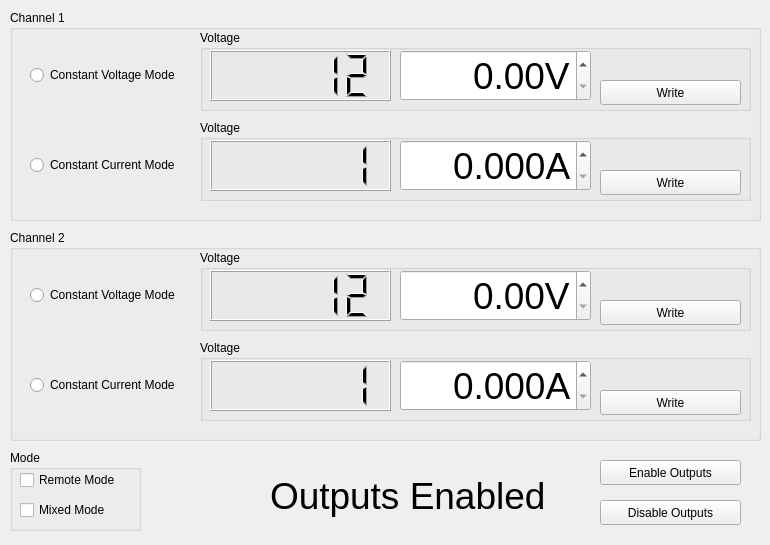
    <widget class="QWidget" name="tab">
     <attribute name="title">
      <string>Hameg</string>
     </attribute>
     <widget class="QGroupBox" name="groupBox_7">
      <property name="geometry">
       <rect>
        <x>10</x>
        <y>10</y>
        <width>751</width>
        <height>211</height>
       </rect>
      </property>
      <property name="title">
       <string>Channel 1</string>
      </property>
      <widget class="QGroupBox" name="groupBox_8">
       <property name="geometry">
        <rect>
         <x>190</x>
         <y>20</y>
         <width>551</width>
         <height>81</height>
        </rect>
       </property>
       <property name="title">
        <string>Voltage</string>
       </property>
       <widget class="QLCDNumber" name="HamegU1Display">
        <property name="geometry">
         <rect>
          <x>10</x>
          <y>20</y>
          <width>181</width>
          <height>51</height>
         </rect>
        </property>
        <property name="smallDecimalPoint">
         <bool>true</bool>
        </property>
        <property name="numDigits">
         <number>5</number>
        </property>
        <property name="segmentStyle">
         <enum>QLCDNumber::Filled</enum>
        </property>
        <property name="value" stdset="0">
         <double>12.000000000000000</double>
        </property>
        <property name="intValue" stdset="0">
         <number>12</number>
        </property>
       </widget>
       <widget class="QDoubleSpinBox" name="HamegU1Control">
        <property name="geometry">
         <rect>
          <x>200</x>
          <y>20</y>
          <width>191</width>
          <height>51</height>
         </rect>
        </property>
        <property name="font">
         <font>
          <pointsize>28</pointsize>
          <weight>50</weight>
          <bold>false</bold>
          <kerning>true</kerning>
         </font>
        </property>
        <property name="alignment">
         <set>Qt::AlignRight|Qt::AlignTrailing|Qt::AlignVCenter</set>
        </property>
        <property name="suffix">
         <string>V</string>
        </property>
        <property name="maximum">
         <double>30.000000000000000</double>
        </property>
        <property name="singleStep">
         <double>0.100000000000000</double>
        </property>
       </widget>
       <widget class="QPushButton" name="HamegU1Write">
        <property name="geometry">
         <rect>
          <x>400</x>
          <y>50</y>
          <width>141</width>
          <height>25</height>
         </rect>
        </property>
        <property name="text">
         <string>Write</string>
        </property>
       </widget>
      </widget>
      <widget class="QRadioButton" name="HamegCVMode1">
       <property name="enabled">
        <bool>true</bool>
       </property>
       <property name="geometry">
        <rect>
         <x>20</x>
         <y>50</y>
         <width>161</width>
         <height>30</height>
        </rect>
       </property>
       <property name="autoFillBackground">
        <bool>false</bool>
       </property>
       <property name="styleSheet">
        <string/>
       </property>
       <property name="text">
        <string>Constant Voltage Mode</string>
       </property>
       <property name="iconSize">
        <size>
         <width>16</width>
         <height>16</height>
        </size>
       </property>
       <property name="checkable">
        <bool>true</bool>
       </property>
      </widget>
      <widget class="QRadioButton" name="HamegCCMode1">
       <property name="enabled">
        <bool>true</bool>
       </property>
       <property name="geometry">
        <rect>
         <x>20</x>
         <y>140</y>
         <width>161</width>
         <height>30</height>
        </rect>
       </property>
       <property name="text">
        <string>Constant Current Mode</string>
       </property>
       <property name="checkable">
        <bool>true</bool>
       </property>
      </widget>
      <widget class="QGroupBox" name="groupBox_11">
       <property name="geometry">
        <rect>
         <x>190</x>
         <y>110</y>
         <width>551</width>
         <height>81</height>
        </rect>
       </property>
       <property name="title">
        <string>Voltage</string>
       </property>
       <widget class="QLCDNumber" name="HamegI1Display">
        <property name="geometry">
         <rect>
          <x>10</x>
          <y>20</y>
          <width>181</width>
          <height>51</height>
         </rect>
        </property>
        <property name="smallDecimalPoint">
         <bool>true</bool>
        </property>
        <property name="numDigits">
         <number>5</number>
        </property>
        <property name="segmentStyle">
         <enum>QLCDNumber::Filled</enum>
        </property>
        <property name="value" stdset="0">
         <double>1.000000000000000</double>
        </property>
        <property name="intValue" stdset="0">
         <number>1</number>
        </property>
       </widget>
       <widget class="QDoubleSpinBox" name="HamegI1Control">
        <property name="geometry">
         <rect>
          <x>200</x>
          <y>20</y>
          <width>191</width>
          <height>51</height>
         </rect>
        </property>
        <property name="font">
         <font>
          <pointsize>28</pointsize>
          <weight>50</weight>
          <bold>false</bold>
          <kerning>true</kerning>
         </font>
        </property>
        <property name="alignment">
         <set>Qt::AlignRight|Qt::AlignTrailing|Qt::AlignVCenter</set>
        </property>
        <property name="suffix">
         <string>A</string>
        </property>
        <property name="decimals">
         <number>3</number>
        </property>
        <property name="maximum">
         <double>2.000000000000000</double>
        </property>
        <property name="singleStep">
         <double>0.010000000000000</double>
        </property>
       </widget>
       <widget class="QPushButton" name="HamegI1Write">
        <property name="geometry">
         <rect>
          <x>400</x>
          <y>50</y>
          <width>141</width>
          <height>25</height>
         </rect>
        </property>
        <property name="text">
         <string>Write</string>
        </property>
       </widget>
      </widget>
     </widget>
     <widget class="QGroupBox" name="groupBox_9">
      <property name="geometry">
       <rect>
        <x>10</x>
        <y>230</y>
        <width>751</width>
        <height>211</height>
       </rect>
      </property>
      <property name="title">
       <string>Channel 2</string>
      </property>
      <widget class="QGroupBox" name="groupBox_10">
       <property name="geometry">
        <rect>
         <x>190</x>
         <y>20</y>
         <width>551</width>
         <height>81</height>
        </rect>
       </property>
       <property name="title">
        <string>Voltage</string>
       </property>
       <widget class="QLCDNumber" name="HamegU2Display">
        <property name="geometry">
         <rect>
          <x>10</x>
          <y>20</y>
          <width>181</width>
          <height>51</height>
         </rect>
        </property>
        <property name="smallDecimalPoint">
         <bool>true</bool>
        </property>
        <property name="numDigits">
         <number>5</number>
        </property>
        <property name="segmentStyle">
         <enum>QLCDNumber::Filled</enum>
        </property>
        <property name="value" stdset="0">
         <double>12.000000000000000</double>
        </property>
        <property name="intValue" stdset="0">
         <number>12</number>
        </property>
       </widget>
       <widget class="QDoubleSpinBox" name="HamegU2Control">
        <property name="geometry">
         <rect>
          <x>200</x>
          <y>20</y>
          <width>191</width>
          <height>51</height>
         </rect>
        </property>
        <property name="font">
         <font>
          <pointsize>28</pointsize>
          <weight>50</weight>
          <bold>false</bold>
          <kerning>true</kerning>
         </font>
        </property>
        <property name="alignment">
         <set>Qt::AlignRight|Qt::AlignTrailing|Qt::AlignVCenter</set>
        </property>
        <property name="suffix">
         <string>V</string>
        </property>
        <property name="maximum">
         <double>30.000000000000000</double>
        </property>
        <property name="singleStep">
         <double>0.100000000000000</double>
        </property>
       </widget>
       <widget class="QPushButton" name="HamegU2Write">
        <property name="geometry">
         <rect>
          <x>400</x>
          <y>50</y>
          <width>141</width>
          <height>25</height>
         </rect>
        </property>
        <property name="text">
         <string>Write</string>
        </property>
       </widget>
      </widget>
      <widget class="QRadioButton" name="HamegCVMode2">
       <property name="enabled">
        <bool>true</bool>
       </property>
       <property name="geometry">
        <rect>
         <x>20</x>
         <y>50</y>
         <width>161</width>
         <height>30</height>
        </rect>
       </property>
       <property name="text">
        <string>Constant Voltage Mode</string>
       </property>
       <property name="checkable">
        <bool>true</bool>
       </property>
      </widget>
      <widget class="QRadioButton" name="HamegCCMode2">
       <property name="enabled">
        <bool>true</bool>
       </property>
       <property name="geometry">
        <rect>
         <x>20</x>
         <y>140</y>
         <width>161</width>
         <height>30</height>
        </rect>
       </property>
       <property name="text">
        <string>Constant Current Mode</string>
       </property>
       <property name="checkable">
        <bool>true</bool>
       </property>
      </widget>
      <widget class="QGroupBox" name="groupBox_12">
       <property name="geometry">
        <rect>
         <x>190</x>
         <y>110</y>
         <width>551</width>
         <height>81</height>
        </rect>
       </property>
       <property name="title">
        <string>Voltage</string>
       </property>
       <widget class="QLCDNumber" name="HamegI2Display">
        <property name="geometry">
         <rect>
          <x>10</x>
          <y>20</y>
          <width>181</width>
          <height>51</height>
         </rect>
        </property>
        <property name="smallDecimalPoint">
         <bool>true</bool>
        </property>
        <property name="numDigits">
         <number>5</number>
        </property>
        <property name="segmentStyle">
         <enum>QLCDNumber::Filled</enum>
        </property>
        <property name="value" stdset="0">
         <double>1.000000000000000</double>
        </property>
        <property name="intValue" stdset="0">
         <number>1</number>
        </property>
       </widget>
       <widget class="QDoubleSpinBox" name="HamegI2Control">
        <property name="geometry">
         <rect>
          <x>200</x>
          <y>20</y>
          <width>191</width>
          <height>51</height>
         </rect>
        </property>
        <property name="font">
         <font>
          <pointsize>28</pointsize>
          <weight>50</weight>
          <bold>false</bold>
          <kerning>true</kerning>
         </font>
        </property>
        <property name="alignment">
         <set>Qt::AlignRight|Qt::AlignTrailing|Qt::AlignVCenter</set>
        </property>
        <property name="suffix">
         <string>A</string>
        </property>
        <property name="decimals">
         <number>3</number>
        </property>
        <property name="maximum">
         <double>2.000000000000000</double>
        </property>
        <property name="singleStep">
         <double>0.010000000000000</double>
        </property>
       </widget>
       <widget class="QPushButton" name="HamegI2Write">
        <property name="geometry">
         <rect>
          <x>400</x>
          <y>50</y>
          <width>141</width>
          <height>25</height>
         </rect>
        </property>
        <property name="text">
         <string>Write</string>
        </property>
       </widget>
      </widget>
     </widget>
     <widget class="QGroupBox" name="groupBox_13">
      <property name="geometry">
       <rect>
        <x>10</x>
        <y>450</y>
        <width>131</width>
        <height>81</height>
       </rect>
      </property>
      <property name="title">
       <string>Mode</string>
      </property>
      <widget class="QCheckBox" name="HamegRemoteModeCheck">
       <property name="geometry">
        <rect>
         <x>10</x>
         <y>20</y>
         <width>111</width>
         <height>20</height>
        </rect>
       </property>
       <property name="text">
        <string>Remote Mode</string>
       </property>
      </widget>
      <widget class="QCheckBox" name="HamegMixedModeCheck">
       <property name="geometry">
        <rect>
         <x>10</x>
         <y>50</y>
         <width>111</width>
         <height>20</height>
        </rect>
       </property>
       <property name="text">
        <string>Mixed Mode</string>
       </property>
      </widget>
     </widget>
     <widget class="QPushButton" name="HamegEnable">
      <property name="geometry">
       <rect>
        <x>600</x>
        <y>460</y>
        <width>141</width>
        <height>25</height>
       </rect>
      </property>
      <property name="text">
       <string>Enable Outputs</string>
      </property>
     </widget>
     <widget class="QPushButton" name="HamegDisable">
      <property name="geometry">
       <rect>
        <x>600</x>
        <y>500</y>
        <width>141</width>
        <height>25</height>
       </rect>
      </property>
      <property name="text">
       <string>Disable Outputs</string>
      </property>
     </widget>
     <widget class="QLabel" name="HamegOutputStatus">
      <property name="geometry">
       <rect>
        <x>270</x>
        <y>455</y>
        <width>311</width>
        <height>81</height>
       </rect>
      </property>
      <property name="font">
       <font>
        <pointsize>28</pointsize>
       </font>
      </property>
      <property name="text">
       <string>Outputs Enabled</string>
      </property>
     </widget>
    </widget>
